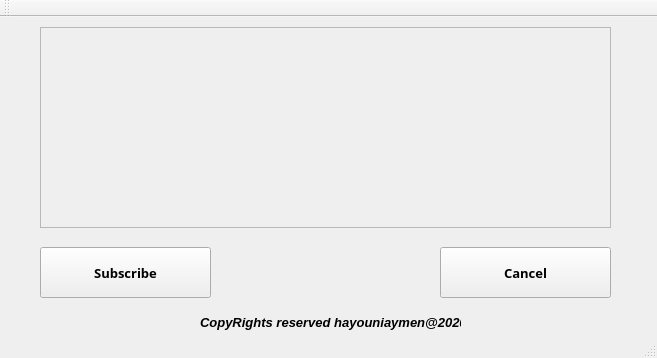
<?xml version="1.0" encoding="UTF-8"?>
<ui version="4.0">
 <class>MainWindow</class>
 <widget class="QMainWindow" name="MainWindow">
  <property name="enabled">
   <bool>true</bool>
  </property>
  <property name="geometry">
   <rect>
    <x>0</x>
    <y>0</y>
    <width>657</width>
    <height>358</height>
   </rect>
  </property>
  <property name="windowTitle">
   <string>Student Management v1.0.0</string>
  </property>
  <property name="iconSize">
   <size>
    <width>25</width>
    <height>25</height>
   </size>
  </property>
  <widget class="QWidget" name="centralWidget">
   <widget class="QPushButton" name="btnmenu">
    <property name="geometry">
     <rect>
      <x>40</x>
      <y>230</y>
      <width>171</width>
      <height>51</height>
     </rect>
    </property>
    <property name="font">
     <font>
      <family>Noto Sans</family>
      <pointsize>10</pointsize>
      <weight>75</weight>
      <bold>true</bold>
     </font>
    </property>
    <property name="text">
     <string>Subscribe</string>
    </property>
   </widget>
   <widget class="QPushButton" name="btncancel">
    <property name="geometry">
     <rect>
      <x>440</x>
      <y>230</y>
      <width>171</width>
      <height>51</height>
     </rect>
    </property>
    <property name="font">
     <font>
      <family>Noto Sans</family>
      <pointsize>10</pointsize>
      <weight>75</weight>
      <italic>false</italic>
      <bold>true</bold>
     </font>
    </property>
    <property name="text">
     <string>Cancel</string>
    </property>
   </widget>
   <widget class="QLabel" name="copyr">
    <property name="geometry">
     <rect>
      <x>200</x>
      <y>290</y>
      <width>261</width>
      <height>30</height>
     </rect>
    </property>
    <property name="font">
     <font>
      <pointsize>10</pointsize>
      <weight>75</weight>
      <italic>true</italic>
      <bold>true</bold>
     </font>
    </property>
    <property name="text">
     <string>CopyRights reserved hayouniaymen@2020</string>
    </property>
   </widget>
   <widget class="QLabel" name="label_2">
    <property name="geometry">
     <rect>
      <x>40</x>
      <y>10</y>
      <width>571</width>
      <height>201</height>
     </rect>
    </property>
    <property name="frameShape">
     <enum>QFrame::StyledPanel</enum>
    </property>
    <property name="frameShadow">
     <enum>QFrame::Sunken</enum>
    </property>
    <property name="text">
     <string/>
    </property>
    <property name="pixmap">
     <pixmap resource="images.qrc">:/image/university.jpg</pixmap>
    </property>
   </widget>
  </widget>
  <widget class="QToolBar" name="mainToolBar">
   <property name="enabled">
    <bool>true</bool>
   </property>
   <property name="font">
    <font>
     <pointsize>10</pointsize>
     <weight>75</weight>
     <italic>true</italic>
     <bold>true</bold>
    </font>
   </property>
   <attribute name="toolBarArea">
    <enum>TopToolBarArea</enum>
   </attribute>
   <attribute name="toolBarBreak">
    <bool>false</bool>
   </attribute>
  </widget>
  <widget class="QStatusBar" name="statusBar"/>
 </widget>
 <layoutdefault spacing="6" margin="11"/>
 <resources>
  <include location="images.qrc"/>
 </resources>
 <connections/>
</ui>
